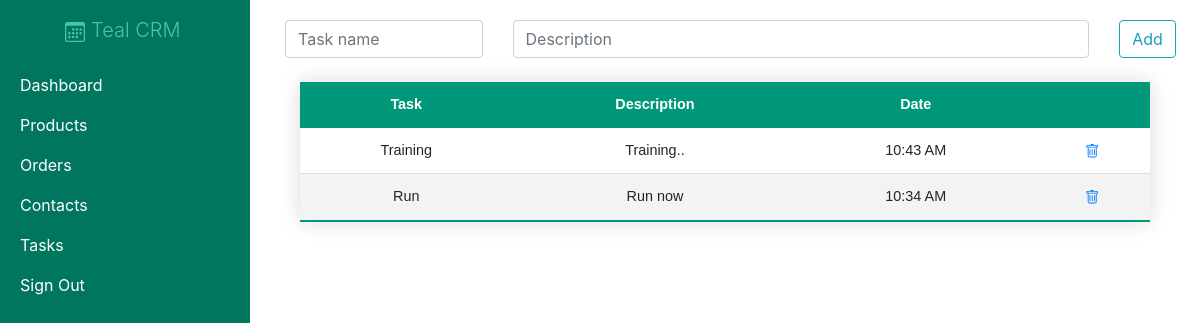
Page /task/ on the committed database.
### tasks/models.py (models this page shows)
class Task(models.Model):
    name = models.CharField(max_length=200, null=True)
    desc = models.CharField(max_length=300, null=True)
    date_created = models.DateTimeField(auto_now_add=True, null=True)

### tasks/views.py (the view)
# urls.py: path('task/', include("tasks.urls"))
def task(request):
    task = Task.objects.all().order_by('-date_created')
    return render(request,'crm/task.html',{'task':task})

### crm/templates/crm/task.html (shortened to what this page needs)
{% extends 'crm/main.html' %}
{% block content %}
<form action="{% url 'add_task' %}" method="POST">
  <div class="row">
    <div class="col-3">
      <input type="text" class="form-control" name="task_name" placeholder="Task name">
    </div>
    <div class="col-8">
      <input type="text" class="form-control" name="task_desc" placeholder="Description"></input>
    </div>
    <div class="col-1">
      <button type="submit" class="btn btn-outline-info" value="Add">Add</button>
    </div>
  </div>
</form>
<div class="container w-100 d-flex justify-content-center mt-4">
  <table class="my-table w-100 text-center">
    <thead>
      <tr class="text-center">
        <th scope="col">Task</th>
        <th scope="col">Description</th>
        <th scope="col">Date</th>
        <th scope="col"></th>
      </tr>
    </thead>
    <tbody>
      {% for t in task %}
      <tr>
        <td>{{ t.name }}</td>
        <td class="text-break">{{ t.desc }}</td>
        <td>{{ t.date_created  | date:"h:i A" }}</td>
        <td><a href="{% url 'del_task' t.id %}">
            </a></td>
      </tr>
      {% endfor %}
    </tbody>
  </table>
</div>
{% endblock content %}

### static/css/main.css (style rules this page uses)
.my-table { border-collapse: collapse; font-size: 0.9em; font-family: sans-serif; min-width: 400px; box-shadow: 0 0 20px rgba(0, 0, 0, 0.15); }
.my-table thead tr { background-color: #009879; color: #ffffff; text-align: left; }
.my-table th, .my-table td { padding: 12px 15px; }
.my-table tbody tr { border-bottom: 1px solid #dddddd; }
.my-table tbody tr:nth-of-type(even) { background-color: #f3f3f3; }
.my-table tbody tr:last-of-type { border-bottom: 2px solid #009879; }

### rows in the picture
Task: name "Training", desc "Training..", date_created "10:43 AM"
Task: name "Run", desc "Run now", date_created "10:34 AM"
